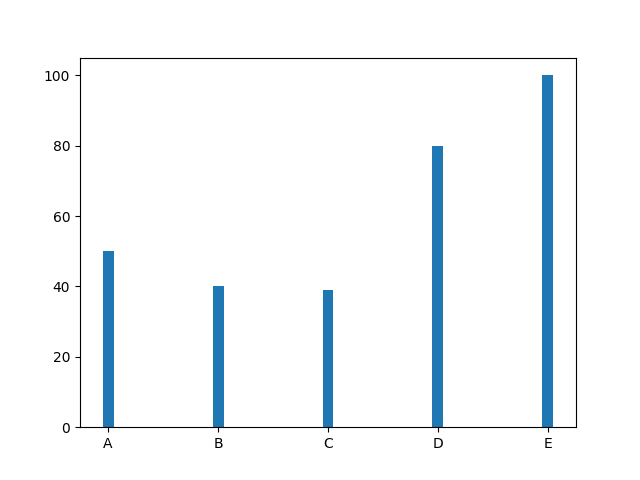

Generate this figure with Python:
import matplotlib.pyplot as mp
import numpy as np
mp.bar(np.array(["A","B","C","D","E"]),np.array([50,40,39,80,100]),width=0.10)
mp.show()
